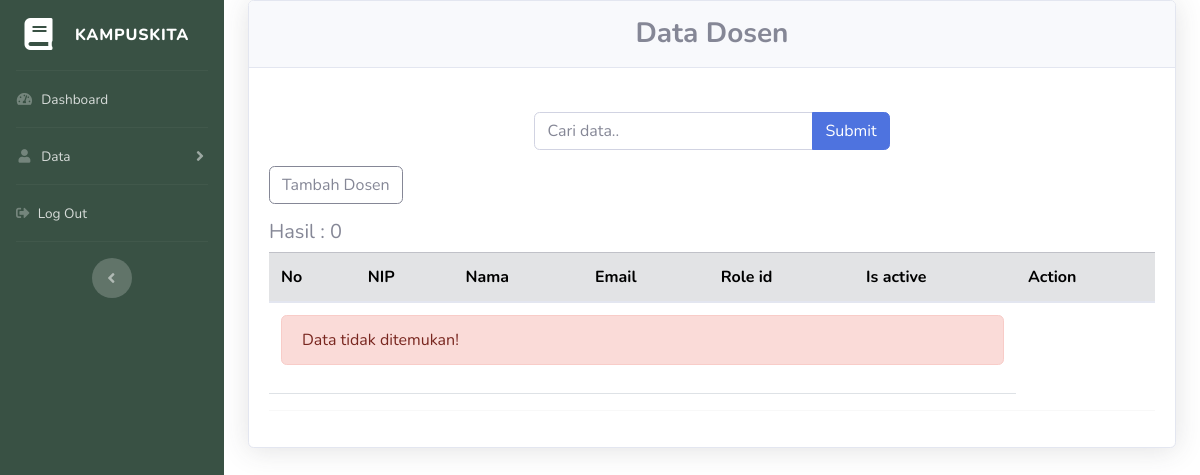
The app's page /index.php/dosen, older data.
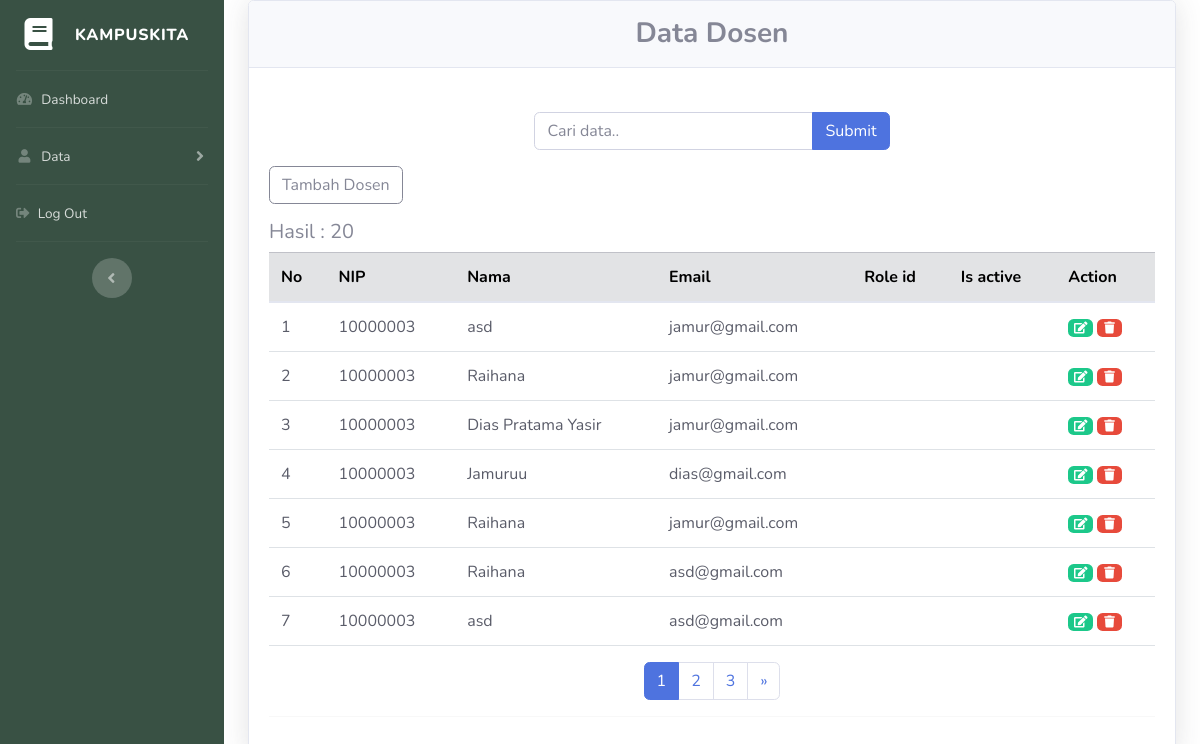
The same page, newer data.
### tables this page shows
CREATE TABLE `dosen` (
  `id` int(11) NOT NULL,
  `nama` varchar(100) NOT NULL,
  `nip` int(8) NOT NULL,
  `email` varchar(50) NOT NULL
);

### application/controllers/Dosen.php (called while the page is built, shortened)
<?php
class Dosen extends CI_Controller
{
	public function __construct()
	{
		$this->load->model('ModelAdmin');
	}
	public function index()
	{
		$queryAllDosen = $this->ModelAdmin->getDataDosen();
		$data = array('dosen' => $queryAllDosen);
		$title['title'] = "KampusKita Home";
		if($this->input->post('submit')) {
			$data['keyword'] = $this->input->post('keyword');
			$this->session->set_userdata('keyword', $data['keyword']);
		} else {
			$data['keyword'] = $this->session->userdata('keyword');
		}
		$this->db->like('nama', $data['keyword']);
		$this->db->or_like('email', $data['keyword']);
		$this->db->or_like('nip', $data['keyword']);
		$this->db->from('dosen');
		$config['total_rows'] = $this->db->count_all_results();
		$data['total_rows'] = $config['total_rows'];
		$config['per_page'] = 7;
		$data['start'] = $this->uri->segment(3);
		$data['dosen'] = $this->ModelAdmin->getDosen($config['per_page'], $data['start'], $data['keyword']);
		$this->load->view('templates/header', $title);
		$this->load->view('templates/sidebar');
		$this->load->view('view-dosen.php', $data);
		$this->load->view('templates/footer');
	}
}

### index.php (called while the page is built, shortened)
<?php
require_once BASEPATH.'core/CodeIgniter.php';

### application/models/ModelAdmin.php (called while the page is built, shortened)
<?php
class ModelAdmin extends CI_Model
{
	public function getDosen($limit, $start, $keyword = null)
	{
		$this->db->order_by('id', 'DESC');
		$query = $this->db->get('dosen', $limit, $start);
		return $query->result();
	}
}

### application/views/view-dosen.php (the view, shortened to what this page needs)
<br>
<div class="container-fluid">
	<div class="card shadow mb-4">
		<div class="card-header py-3">
			<h3 class="m-0 font-weight-bold text-secondary" align="center">Data Dosen</h3>
		</div>
		<div class="card-body">
			<div class="row justify-content-center mt-4">
				<div class="col-md-5">
					<form action="<?= base_url('dosen'); ?>" method="post">
						<div class="input-group mb-3">
							<input type="text" class="form-control" placeholder="Cari data.. " name="keyword" autocomplete="off" autofocus>
							<div class="input-group-append">
								<input class="btn btn-primary" type="submit" name="submit">
							</div>
						</div>
					</form>
				</div>
			</div>
			<a class="btn btn-outline-secondary mb-3" align="center" data-toggle="modal" data-target="#newDosen">Tambah Dosen</a>
			<h5>Hasil : <?= $total_rows; ?></h5>
			<table class="table table-hover text-dark">
				<thead class="table-secondary">
					<tr>
						<th scope="col">No</th>
						<th scope="col">NIP</th>
						<th scope="col">Nama</th>
						<th scope="col">Email</th>
						<th scope="col">Role id</th>
						<th scope="col">Is active</th>
						<th scope="col">Action</th>
					</tr>
				</thead>
				<tbody>
					<?php if (empty($dosen)) : ?>
						<tr>
							<td colspan="6">
								<div class="alert alert-danger" role="alert">Data tidak ditemukan!</div>
							</td>
						</tr>
					<?php endif; ?>
					<?php
					foreach ($dosen as $row) :
					?>
						<tr>
							<td><?= ++$start; ?></td>
							<td><?= $row->nip; ?></td>
							<td><?= $row->nama; ?></td>
							<td><?= $row->email; ?></td>
							<td><?= $row->role_id; ?></td>
							<td><?= $row->is_active; ?></td>
							<td>
								<a class="badge badge-success" data-toggle="modal" data-target="#editDosen<?= $row->id; ?>" href=""><i class="fas fa-fw fa-edit"></i></a>
								<a class="badge badge-danger" data-toggle="modal" data-target="#deleteDosen<?= $row->id; ?>"><i class="fas fa-fw fa-trash"></i></a>
							</td>
						</tr>
					<?php endforeach; ?>
			</table>
			<?= $this->pagination->create_links(); ?>
			<hr class="container-divider">
		</div>
	</div>
</div>
</div>

Row changes from the older to the newer data that the page shows:
added dosen: nip "10000003", nama "asd", email "jamur@gmail.com"
added dosen: nip "10000003", nama "Raihana", email "jamur@gmail.com"
added dosen: nip "10000003", nama "Dias Pratama Yasir", email "jamur@gmail.com"
added dosen: nip "10000003", nama "Jamuruu", email "dias@gmail.com"
added dosen: nip "10000003", nama "Raihana", email "jamur@gmail.com"
added dosen: nip "10000003", nama "Raihana", email "asd@gmail.com"
added dosen: nip "10000003", nama "asd", email "asd@gmail.com"
Text that changed along with them:
$total_rows: "0" → "20"
$this->pagination->create_links(): (not shown) → "1 2 3 »"
text no longer shown: "Data tidak ditemukan!"
